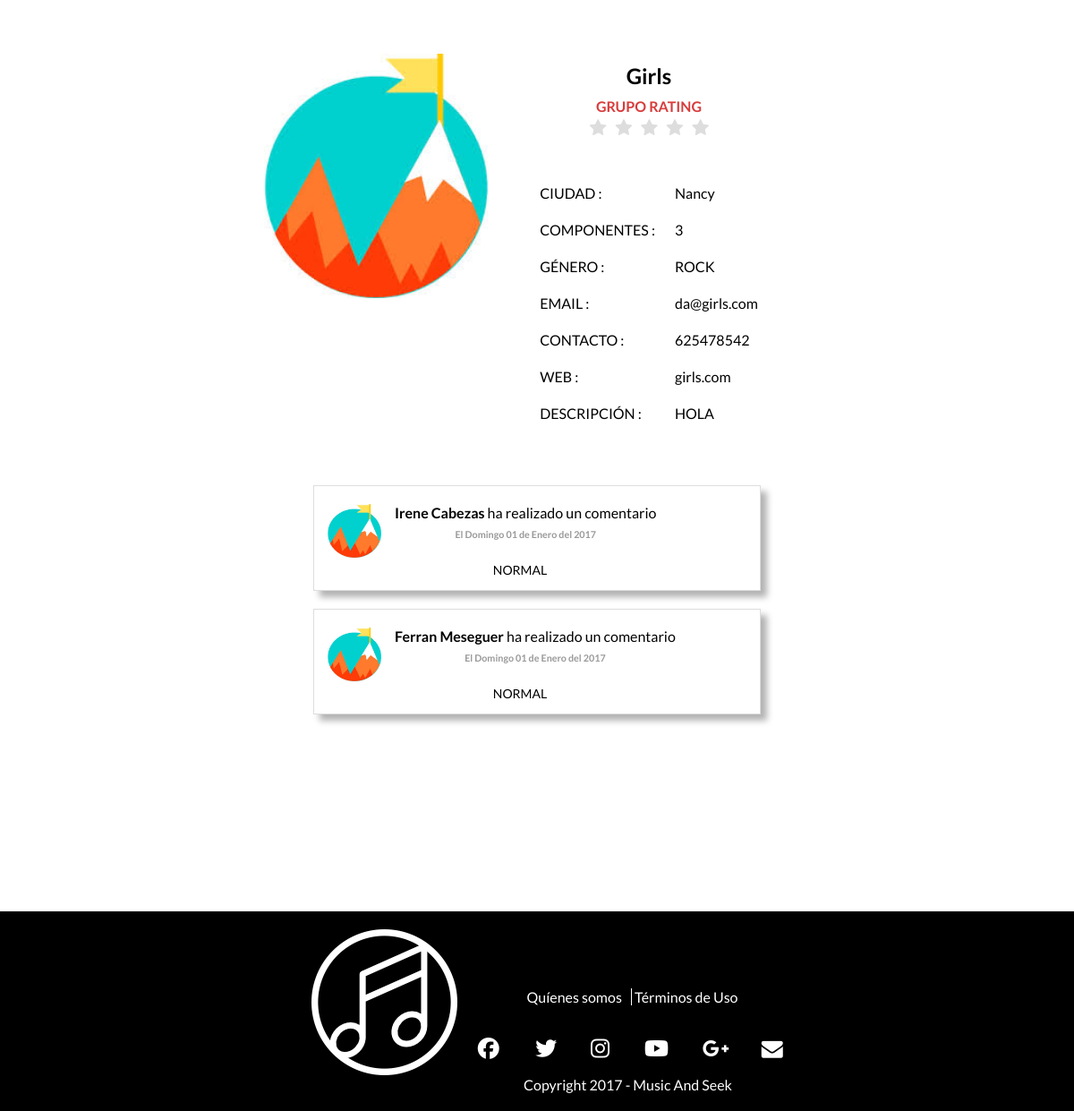
/InfoGrupo.php?nombre=Girls, run on the app's committed database.
### tables this page shows
create table USUARIO( 
ID_USUARIO int(10) not null auto_increment,
TIPO_USUARIO char(10) not null,
NOMBRE char(20) not null,
APELLIDOS char(20),
UBICACION char(50),
EMAIL char(50) not null,
NUMERO_CONTACTO int(11),
 
IMAGEN char(50),
NOMBRE_LOCAL char(20),
NOMBRE_ARTISTICO char(20),
NUMERO_COMPONENTES int(5),
PASSWORD char(255) not null,
AFORO int(5),
WEB char(20),
ID_GENERO int(10),
ID_CIUDAD int(10),
PREGUNTA_SEGURIDAD char (255),
RESPUESTA_SEGURIDAD char (255),
DESCRIPCION char(255),
FECHA_ALTA DATETIME,
FECHA_BAJA DATETIME DEFAULT NULL,
primary key (ID_USUARIO, EMAIL)
);

create table CIUDAD(
ID_CIUDAD int(10) not null auto_increment,
NOMBRE char(20) not null,
PAIS char(10) not null,
primary key(ID_CIUDAD)
);

create table GENERO(
ID_GENERO int(10) not null auto_increment,
NOMBRE char(20) not null,
primary key(ID_GENERO)
);

create table VOTAR_COMENTAR(
ID_VOTO int(10) not null auto_increment primary key,
ID_FAN int(10) not null,
ID_VOTADO int(10) not null,
PUNTOS DECIMAL(2,1) not null,
VOTO_CONCIERTO boolean not null,
COMENTARIO char(140),
FECHA datetime not null,
TIPO_VOTACION char(10) not null
);

### bbdd.php (called while the page is built, shortened)
<?php
function conectar() {
    $conexion = mysqli_connect('localhost', 'root', '', 'musicandseek')
            or die("Error conectando");
    return $conexion;
}
function getNombreFecha($fecha) {
    $dias = array("Domingo", "Lunes", "Martes", "Miercoles", "Jueves", "Viernes", "Sábado");
    $meses = array("Enero", "Febrero", "Marzo", "Abril", "Mayo", "Junio", "Julio", "Agosto", "Septiembre", "Octubre", "Noviembre", "Diciembre");
    $arrayFecha = explode("-", $fecha);
    $fecha = $dias[$arrayFecha[0]] . " " . $arrayFecha[1] . " de " . $meses[$arrayFecha[2] - 1] . " del " . $arrayFecha[3];
    return $fecha;
}
function getNombreCiudad($id_ciudad) {
    $conexion = conectar();
    $sql = "SELECT NOMBRE FROM CIUDAD WHERE ID_CIUDAD= $id_ciudad";
    $result = $conexion->query($sql);
    if ($result->num_rows > 0) {
        $row = $result->fetch_assoc();
        return $row['NOMBRE'];
    } else {
        return null;
    }
}
function getNombreGenero($id_genero) {
    $conexion = conectar();
    $sql = "SELECT NOMBRE FROM GENERO WHERE ID_GENERO = $id_genero";
    $result = $conexion->query($sql);
    if ($result->num_rows > 0) {
        $row = $result->fetch_assoc();
        return $row['NOMBRE'];
    } else {
        return null;
    }
}
function getInfoGrupoName($name) {
    $conexion = conectar();
    $sql = "SELECT * FROM USUARIO WHERE NOMBRE_ARTISTICO = '$name'";
    $result = $conexion->query($sql);
    if ($result->num_rows > 0) {
        $row = $result->fetch_assoc();
        return $row;
    } else {
        return null;
    }
}
function comentariosGrupo($id) {
    $conexion = conectar();
    $sql = "SELECT * FROM VOTAR_COMENTAR inner join USUARIO on VOTAR_COMENTAR.ID_FAN = USUARIO.ID_USUARIO WHERE ID_VOTADO = '$id' AND VOTO_CONCIERTO = 0;";
    $resultado = $conexion->query($sql);
    if ($resultado->num_rows > 0) {
        return $resultado;
    } else {
        echo mysqli_error($conexion);
        return false;
    }
}
function getImageID($id) {
    $conexion = conectar();
    $sql = "SELECT * FROM USUARIO WHERE ID_USUARIO = $id";
    $result = $conexion->query($sql);
    if ($result->num_rows > 0) {
        $row = $result->fetch_assoc();
        if ($row['IMAGEN'] != null) {
            $imagen = $row['IMAGEN'];
            return $imagen;
        } else {
            return 'Imagenes/image.jpeg';
        }
    } else {
        return false;
    }
}

### InfoGrupo.php (the view, shortened to what this page needs)
<!DOCTYPE html>
<html>
    <head>
        <link href="Estilos/Estilos.css" rel="stylesheet" type="text/css"/>
        <link href="Estilos/RegistrationForm.css" rel="stylesheet" type="text/css"/>
        <link href="Estilos/StarRating.css" rel="stylesheet" type="text/css"/>
        <link href="Estilos/Comments.css" rel="stylesheet" type="text/css"/>
    </head>
    <body>
        <div class="center" style="width: 100%; height: 100%">
            <?php
            require_once'bbdd.php';
            $resultado = getInfoGrupoName($_GET['nombre']);
            $puntuacion = votosGrupo($resultado['ID_USUARIO']);
            $comentarios = comentariosGrupo($resultado['ID_USUARIO']);
            $imagen = getImageID($resultado['ID_USUARIO']);
            echo'<div class="center content">';
            echo'<div class="inline center" style="vertical-align:top">';
            echo'<img src="' . $imagen . '" alt="" style="width:250px"/>';
            echo'</div>';
            echo '<div class="inline" style="width:30%">';
            echo '<h1>' . $resultado['NOMBRE_ARTISTICO'] . '</h1>';
            echo'<b style="color:#d83c3c">GRUPO RATING</b><i id="puntuacion" hidden>' . $puntuacion . '</i><br>';
            echo '<fieldset class="rating_fixed center" style="float:left;margin:auto auto auto auto;width:70%">
            <input type="radio" id="star5" name="rating" value="5.0" /><label class = "full" for="star5" title="Fantástico - 5 stars"></label>
            <input type="radio" id="star4half" name="rating" value="4.0" /><label class="half" for="star4half" title="Bastante bien - 4.5 stars"></label>
            <input type="radio" id="star4" name="rating" value="4.0" /><label class = "full" for="star4" title="Bastante bien - 4 stars"></label>
            <input type="radio" id="star3half" name="rating" value="3 and a half" /><label class="half" for="star3half" title="Meh - 3.5 stars"></label>
            <input type="radio" id="star3" name="rating" value="3.0" /><label class = "full" for="star3" title="Meh - 3 stars"></label>
            <input type="radio" id="star2half" name="rating" value="2.0" /><label class="half" for="star2half" title="No muy bueno - 2.5 stars"></label>
            <input type="radio" id="star2" name="rating" value="2.0" /><label class = "full" for="star2" title=" - 2 stars"></label>
            <input type="radio" id="star1half" name="rating" value="1.0" /><label class="half" for="star1half" title="Meh - 1.5 stars"></label>
            <input type="radio" id="star1" name="rating" value="1.0" /><label class = "full" for="star1" title="Sucks big time - 1 star"></label>
            <input type="radio" id="starhalf" name="rating" value="0.5" /><label class="half" for="starhalf" title="Sucks big time - 0.5 stars"></label>
            </fieldset> ';
            echo '<br><br><br><table cellspacing="20" style="text-align:left">';
            echo '<tr><td>CIUDAD : </td><td>' . getNombreCiudad($resultado['ID_CIUDAD']) . '</td></tr>';
            echo '<tr><td>COMPONENTES : </td><td>' . $resultado['NUMERO_COMPONENTES'] . '</td></tr>';
            echo '<tr><td>GÉNERO : </td><td>' . getNombreGenero($resultado['ID_GENERO']) . '</td></tr>';
            echo '<tr><td>EMAIL : </td><td>' . $resultado['EMAIL'] . '</td></tr>';
            echo '<tr><td>CONTACTO : </td><td>' . $resultado['NUMERO_CONTACTO'] . '</td></tr>';
            if ($resultado['WEB'] != null) {
                echo'<tr><td>WEB : </td><td>' . $resultado['WEB'] . '</td></tr>';
            }
            if ($resultado['DESCRIPCION'] != null) {
                echo '<tr><td style="vertical-align:top">DESCRIPCIÓN : </td><td>' . $resultado['DESCRIPCION'] . '</td></tr>';
            }
            echo '</table>';
            echo '<div style="padding-bottom:50px"></div>';
            if ($comentarios != false) {
                echo '</div>';
                echo '<div style="margin:auto auto auto auto;width:500px">';
                echo '<div class="container">';
                while ($lista = $comentarios->fetch_assoc()) {
                    $imagen = getImageID($lista['ID_USUARIO']);
                    echo '<div class="row center" style="padding-bottom:20px">';
                    echo '<div class="col-sm-8">';
                    echo '<div class="panel panel-white post panel-shadow">';
                    echo '<div class="post-heading">';
                    echo '<div class="pull-left image">';
                    echo '<img src="' . $imagen . '" class="img-circle avatar" alt="user profile image">';
                    echo '</div>';
                    echo '<div class="pull-left meta">';
                    echo '<div class="title h5">';
                    echo '<b>' . $lista['NOMBRE'] . ' ' . $lista['APELLIDOS'] . '</b>';
                    echo ' ha realizado un comentario';
                    echo '</div>';
                    echo '<h6 class="text-muted time">El ' . getNombreFecha(date("w-d-m-Y", strtotime($lista['FECHA']))) . '</h6>';
                    echo '</div>';
                    echo '</div>';
                    echo '<div class="post-description">';
                    echo '<p> ' . str_replace("<pre>", "", $lista['COMENTARIO']) . '</p>';
                    echo '</div>';
                    echo '</div>';
                    echo '</div>';
                    echo '</div>';
                }
                echo'</div>';
                echo'</div>';
            }
            echo '</div></div>';
            ?>
            <div id="footer" class="margin_top_200px"></div>
    </body>
</html>

### Estilos/Estilos.css (style rules this page uses)
.inline { display: inline-block; }
.center { text-align: center; }
body { margin:0px; font-family: Lato; }
img { height: auto; text-align: center; }
.margin_top_200px { margin-top: 200px; }
.content { margin-top: 60px; margin-bottom: 60px; }
table { margin: 0 auto; }

### Estilos/StarRating.css (style rules this page uses)
.rating_fixed { border: none; float: right; pointer-events:none; }
.rating_fixed > label:before { margin: 5px; font-size: 1.25em; font-family: FontAwesome; display: inline-block; content: "\f005"; }
.rating_fixed > label { color: #ddd; float: right; }
fieldset, label { margin: 0; padding: 0; }
body { margin: 20px; }
h1 { font-size: 1.5em; margin: 10px; }

### Estilos/Comments.css (style rules this page uses)
.panel-shadow { box-shadow: rgba(0, 0, 0, 0.3) 7px 7px 7px; }
.panel-white { border: 1px solid #dddddd; }
.post .post-heading { height: 30px; padding: 20px 15px; }
.post .post-heading .avatar { width: 60px; height: 60px; display: block; margin-right: 15px; }
.post .post-heading .meta .title { margin-bottom: 0; }
.post .post-heading .meta .time { margin-top: 8px; color: #999; }
.post .post-description { text-align: center; padding-left: 80px; max-width: 300px; }
.post .post-description p { font-size: 14px; }

### data on the page
usuario: NOMBRE_ARTISTICO "Girls", ID_CIUDAD.NOMBRE "Nancy", NUMERO_COMPONENTES "3", ID_GENERO.NOMBRE "ROCK", EMAIL "da@girls.com", NUMERO_CONTACTO "625478542", WEB "girls.com", DESCRIPCION "HOLA"
votar_comentar: usuario.NOMBRE "Irene", usuario.APELLIDOS "Cabezas", FECHA "Domingo 01 de Enero del 2017", COMENTARIO "NORMAL"
votar_comentar: usuario.NOMBRE "Ferran", usuario.APELLIDOS "Meseguer", FECHA "Domingo 01 de Enero del 2017", COMENTARIO "NORMAL"
